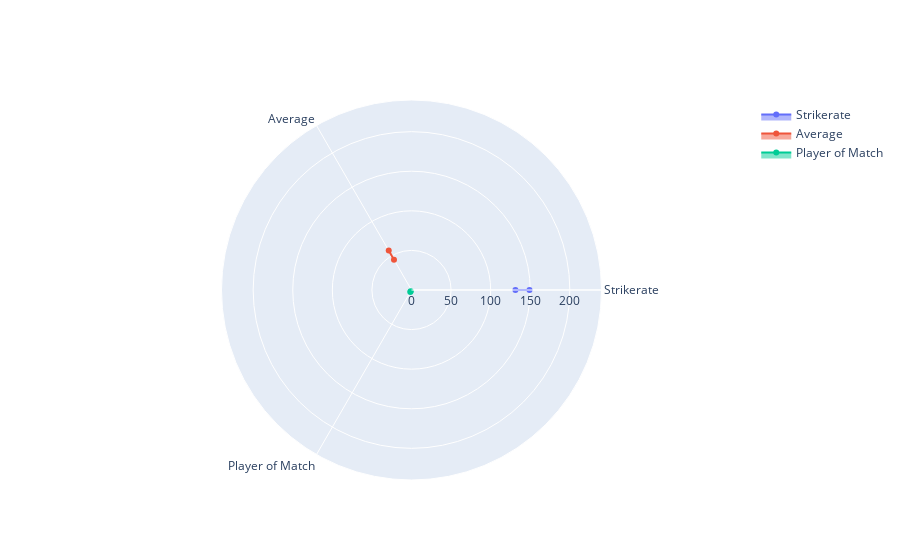

Notebook code cell kept with this figure:
### Code cell
import plotly.graph_objs as go

fig = go.Figure()

# add subplot for Strikerate
fig.add_trace(go.Scatterpolar(
        r=[batsman_strikerate[player1], batsman_strikerate[player2]],
        theta=['Strikerate']*2,
        fill='toself',
        name='Strikerate'
    ))

# add subplot for Average
fig.add_trace(go.Scatterpolar(
        r=[batting_average[player1], batting_average[player2]],
        theta=['Average']*2,
        fill='toself',
        name='Average'
    ))

# add subplot for Player of Match count
fig.add_trace(go.Scatterpolar(
        r=[ player_of_match_count[player1], player_of_match_count[player2]],
        theta=['Player of Match']*2,
        fill='toself',
        name='Player of Match'
    ))

# update layout to show subplots
fig.update_layout(
    polar=dict(
        radialaxis=dict(
            visible=True,
            range=[0, max(240,batsman_strikerate[player1], batsman_strikerate[player2], batting_average[player1], batting_average[player2],player_of_match_count[player1], player_of_match_count[player2])]
        )),
    showlegend=True,
    # newshape=dict(line_color='red')
)

fig.show()

### Figure 1 — Plotly figure (JSON) as saved in the notebook; plotly's stock layout.template omitted (floating-point values rounded to 4 significant figures)
{"data": [{"fill": "toself", "name": "Strikerate", "r": [149.1, 131.3], "theta": ["Strikerate", "Strikerate"], "type": "scatterpolar"}, {"fill": "toself", "name": "Average", "r": [57.53, 44.27], "theta": ["Average", "Average"], "type": "scatterpolar"}, {"fill": "toself", "name": "Player of Match", "r": [3, 2], "theta": ["Player of Match", "Player of Match"], "type": "scatterpolar"}], "layout": {"polar": {"radialaxis": {"range": [0, 240], "visible": true}}, "showlegend": true}}
